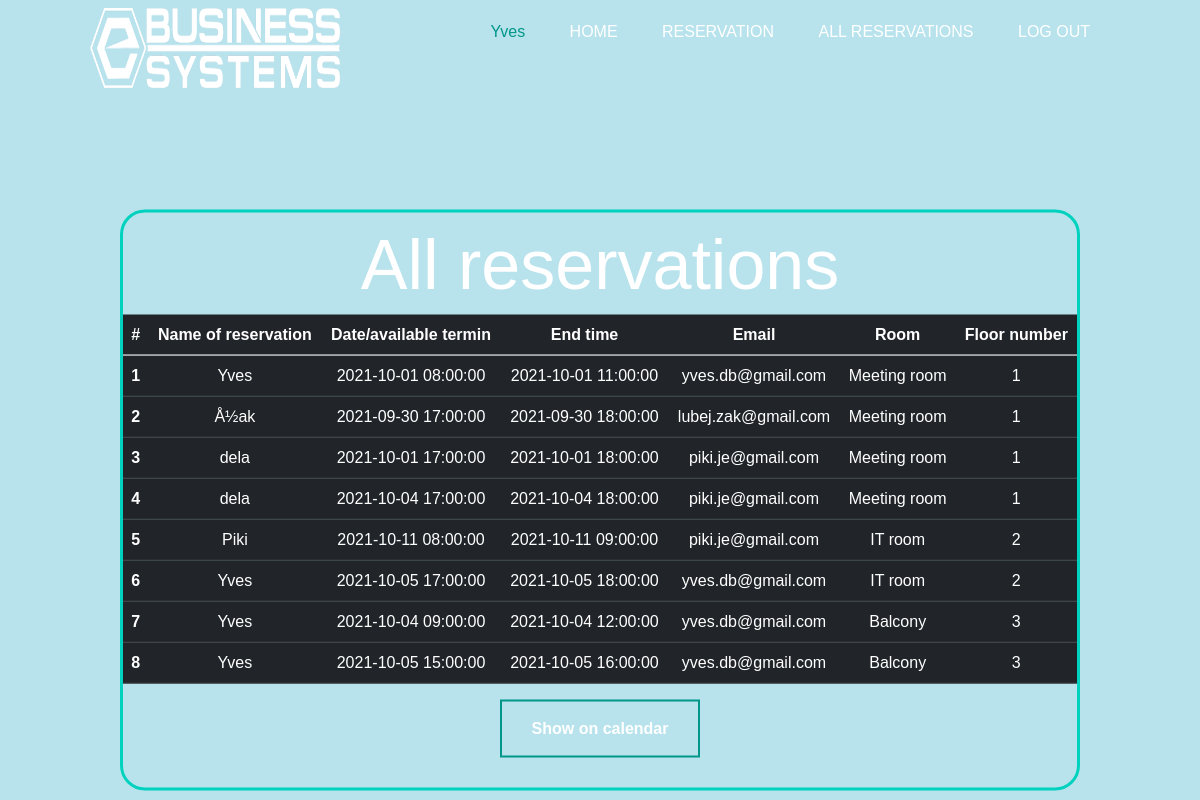
The page /vserezervacije.php (signed in) on the database its author committed.
### tables this page shows
CREATE TABLE `reservations` (
  `id` int(11) NOT NULL,
  `name` varchar(250) NOT NULL,
  `date` timestamp NOT NULL DEFAULT current_timestamp() ON UPDATE current_timestamp(),
  `end_time` timestamp NOT NULL DEFAULT '0000-00-00 00:00:00',
  `room_id` int(11) DEFAULT NULL,
  `user_id` int(11) DEFAULT NULL
);

CREATE TABLE `users` (
  `id` int(11) NOT NULL,
  `email` varchar(250) NOT NULL,
  `password` varchar(250) NOT NULL,
  `admin` int(11) DEFAULT NULL,
  `username` varchar(250) NOT NULL
);

CREATE TABLE `rooms` (
  `id` int(11) NOT NULL,
  `name` varchar(20) NOT NULL,
  `description` text DEFAULT NULL,
  `floor_id` int(11) DEFAULT NULL,
  `slika` text NOT NULL
);

CREATE TABLE `floors` (
  `id` int(11) NOT NULL,
  `number` int(11) NOT NULL,
  `description` text DEFAULT NULL
);

### vserezervacije.php (the view, shortened to what this page needs)
<?php
include("functions.php");
?>
<!DOCTYPE html>
<html lang="sl" dir="ltr">
<head>
    <link rel="stylesheet" href="index.css">
    <link href="https://cdn.jsdelivr.net/npm/bootstrap@5.0.1/dist/css/bootstrap.min.css" rel="stylesheet">
</head>
<body>
    <div class="banner">
        <div class="navbar">
            <?php
            include("navbar.php");
            ?>
        </div>
    </div>
    <div class="content">
        <div style="background-color:transparent; width: 80%; margin: auto; border: 3px #00d2be solid; border-radius: 25px;">
            <h1 style="margin-top:10px">All reservations</h1>
            <div>
                <table class="table table-dark">
                    <thead>
                        <tr>
                            <th scope="col">#</th>
                            <th scope="col">Name of reservation</th>
                            <th scope="col">Date/available termin</th>
                            <th scope="col">End time</th>
                            <th scope="col">Email</th>
                            <th scope="col">Room</th>
                            <th scope="col">Floor number</th>
                        </tr>
                    </thead>
                    <tbody>
                        <?php
                        $count = 1;
                        $sql = "SELECT r.id, r.name, r.date, r.end_time AS end_time, u.email, ro.name AS room_number, f.number AS floor_number
                        FROM reservations r INNER JOIN users u ON u.id = r.user_id INNER JOIN rooms ro ON ro.id = r.room_id
                        INNER JOIN floors f ON f.id = ro.floor_id;";
                        $result = mysqli_query($con, $sql);
                        while ($row = mysqli_fetch_assoc($result)) {
                        ?>
                            <tr>
                                <form action="functions.php" method="post">
                                    <th scope="row"><?php echo $count ?></th>
                                    <td><?php echo $row["name"] ?></td>
                                    <td><?php echo $row["date"] ?></td>
                                    <td><?php echo $row["end_time"] ?></td>
                                    <td><?php echo $row["email"] ?></td>
                                    <td><?php echo $row["room_number"] ?></td>
                                    <td><?php echo $row["floor_number"] ?></td>
                                </form>
                            </tr>
                        <?php $count = $count + 1;
                        } ?>
                    </tbody>
                </table>
                <a href="index2.php"><button class="vserezervacije_button"> Show on calendar </button></a>
            </div>
        </div>
    </div>
</body>

### index.css (style rules this page uses)
* { margin: 0; padding: 0; font-family: sans-serif; }
body, html { background-color: #9fdae7db; }
.banner { width: 100%; height: 100vh; background-color: #9fdae7bd; background-size: cover; background-position: center; background-attachment: fixed; }
.navbar { width: 85%; margin: auto; padding: 35px 0; display: flex; align-items: center; justify-content: space-between; }
.content { width: 100%; position: absolute; top: 50%; transform: translateY(-50%); text-align: center; color: #fff; margin-top: 100px; }
.content h1 { font-size: 70px; margin-top: 80px; }
button { width: 200px; padding: 15px 0; text-align: center; margin: 20px 10px; border-radius: 25px; font-weight: bold; border: 2px solid #009688; background: transparent; color: #fff; cursor: pointer; position: relative; overflow: hidden; }
a { color: #fff; text-decoration: none; cursor: default; }
.vserezervacije_button { margin-bottom: 30px; }

### rows shown on the page
reservations: name "Yves", date "2021-10-01 08:00:00", end_time "2021-10-01 11:00:00", user.email "yves.db@gmail.com", room.name "Meeting room", floors.number "1"
reservations: name "Å½ak", date "2021-09-30 17:00:00", end_time "2021-09-30 18:00:00", user.email "lubej.zak@gmail.com", room.name "Meeting room", floors.number "1"
reservations: name "dela", date "2021-10-01 17:00:00", end_time "2021-10-01 18:00:00", user.email "piki.je@gmail.com", room.name "Meeting room", floors.number "1"
reservations: name "dela", date "2021-10-04 17:00:00", end_time "2021-10-04 18:00:00", user.email "piki.je@gmail.com", room.name "Meeting room", floors.number "1"
reservations: name "Piki", date "2021-10-11 08:00:00", end_time "2021-10-11 09:00:00", user.email "piki.je@gmail.com", room.name "IT room", floors.number "2"
reservations: name "Yves", date "2021-10-05 17:00:00", end_time "2021-10-05 18:00:00", user.email "yves.db@gmail.com", room.name "IT room", floors.number "2"
reservations: name "Yves", date "2021-10-04 09:00:00", end_time "2021-10-04 12:00:00", user.email "yves.db@gmail.com", room.name "Balcony", floors.number "3"
reservations: name "Yves", date "2021-10-05 15:00:00", end_time "2021-10-05 16:00:00", user.email "yves.db@gmail.com", room.name "Balcony", floors.number "3"

### other values the page prints
$_SESSION["username"] "Yves"
